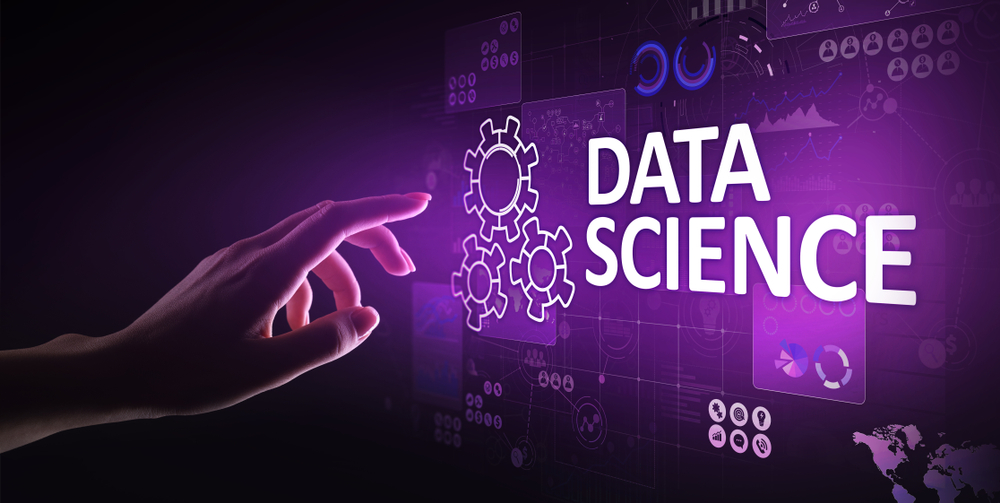
#> input picture What-is-data-science-2.jpg, 1000 x 503 px
$ jupyter execute image-manipulation-flipping.ipynb
#> lines starting #> are read from the running program, lines starting #| are printed output that depends on the picture
[cell 1]
import cv2

[cell 2]
image = cv2.imread('What-is-data-science-2.jpg'
)
#> image is the input picture: shape (503, 1000, 3); mean B, G, R 77.7, 31.7, 64.3

[cell 3]
flipped_image_vertically = cv2.flip(src = image, flipCode = 0)
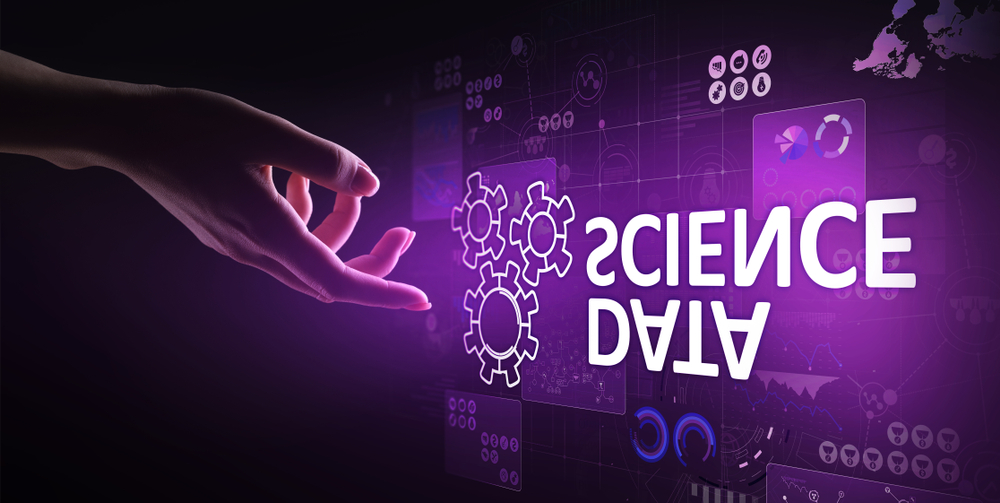
#> flipped_image_vertically: shape (503, 1000, 3); mean B, G, R 77.7, 31.7, 64.3
cv2.imshow('Flipped Image Vertically', flipped_image_vertically)

[cell 4]
flipped_image_horizontally = cv2.flip(src = image, flipCode = 1)
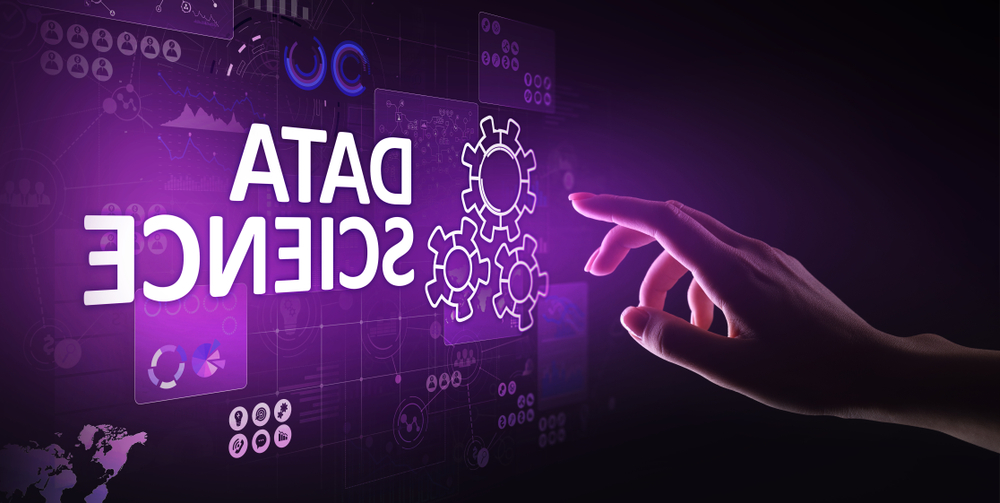
#> flipped_image_horizontally: shape (503, 1000, 3); mean B, G, R 77.7, 31.7, 64.3
cv2.imshow('Flipped Image Horizontally', flipped_image_horizontally)

[cell 5]
flipped_image_both = cv2.flip(src= image, flipCode = -1)
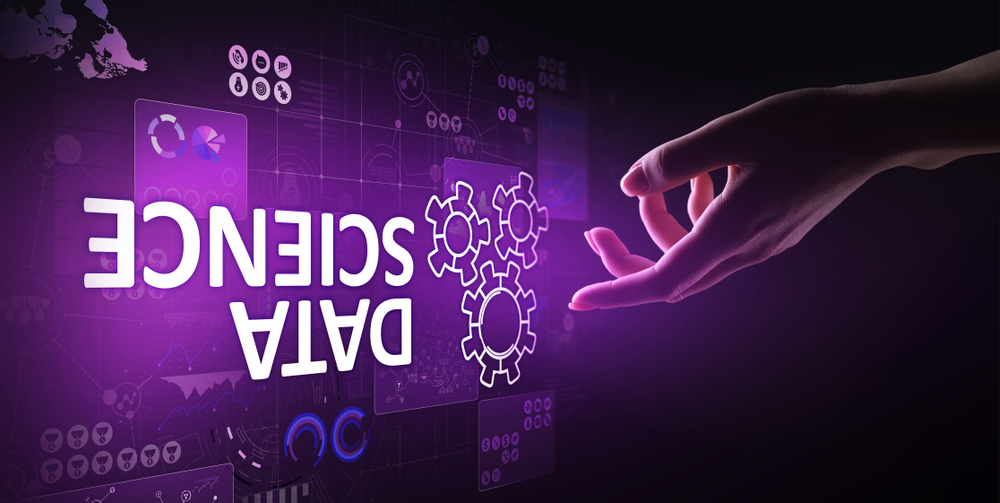
#> flipped_image_both: shape (503, 1000, 3); mean B, G, R 77.7, 31.7, 64.3
cv2.imshow('Flipped Image Both Vertically and Horizontally', flipped_image_both)
